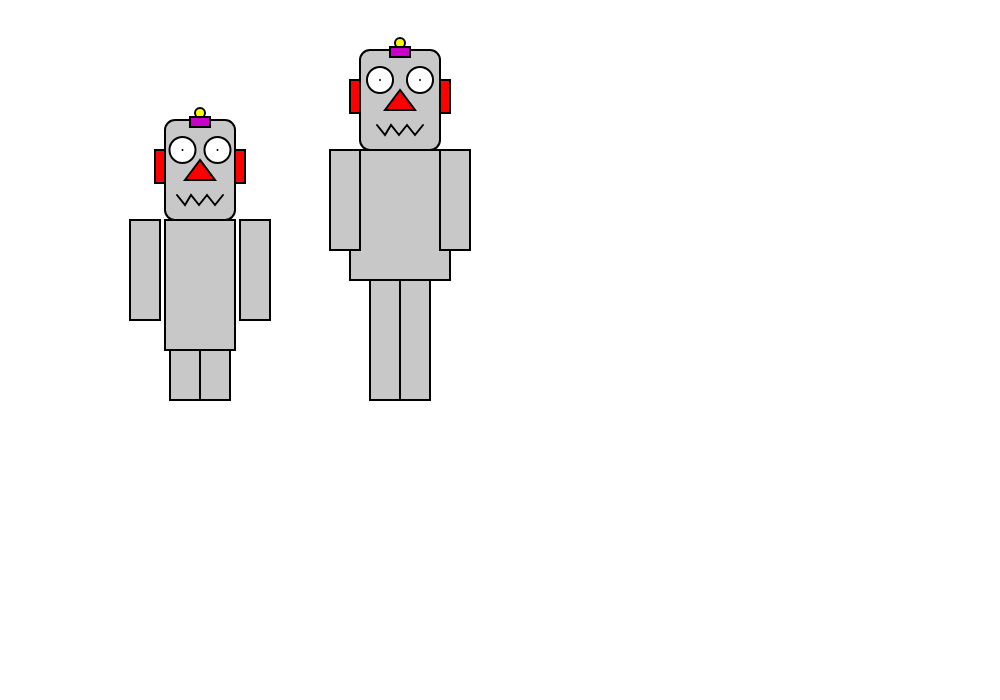
Frame 1 (no input)
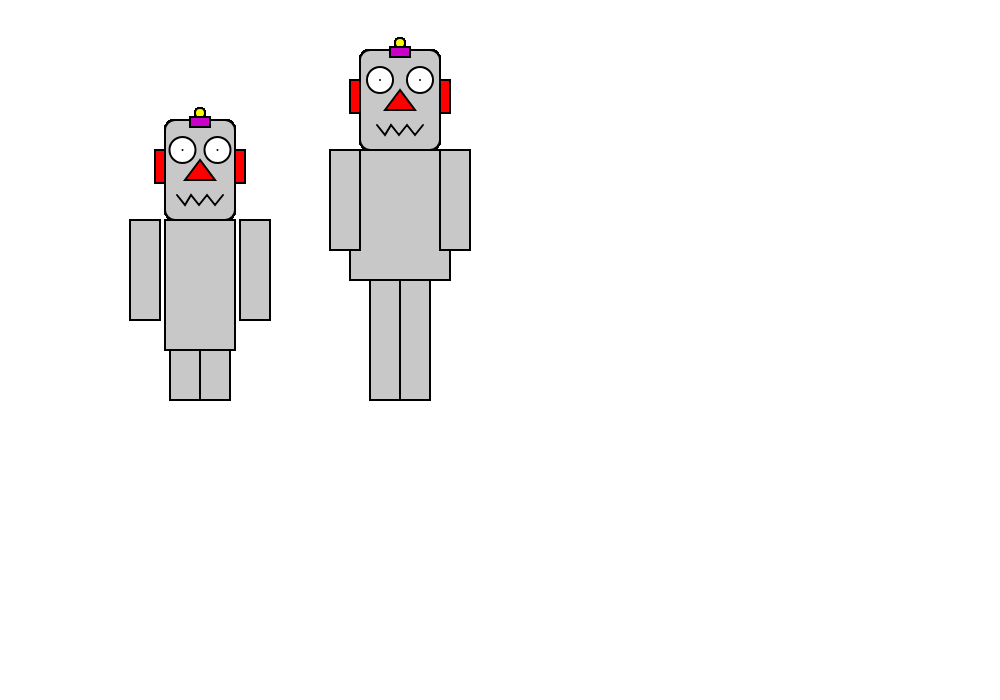
Frame 60 (no input)
Frame 120 (the mouse pressed at the canvas centre since frame 60): identical to frame 60, image omitted

The p5.js sketch that drew these frames (run headless with seeded random() and noise() and a simulated clock; from frame 60 on, the mouse is pressed at the canvas centre):

// p5.js sketch
// ── sketch.js
//Hack it - we are the robot family

//TASK 1. modify the code so that all three robots are drawn
//TASK 2. try changing the numbers to create your robot family
//TASK 3. create more arrays and use the values in them to add more variation to the robots

var robotWidths;
var robotHeights;
var headWidths;

function setup() {
  //create a canvas for the robot
  createCanvas(1000, 700);
  robotWidths = [70, 100, 150];
  robotHeights = [50, 120, 110];
  headWidths = [0.7, 0.8, 1.2];
}

function draw() {
  strokeWeight(2);
  translate(0, 400);

  //ROBOT 1
  translate(200, 0);

  fill(200);
  rect(-robotWidths[0] / 2, -robotHeights[0] - 130, robotWidths[0], 130);
  rect(-70, -robotHeights[0] - 130, 30, 100);
  rect(40, -robotHeights[0] - 130, 30, 100);
  rect(-30, -robotHeights[0], 30, robotHeights[0]);
  rect(0, -robotHeights[0], 30, robotHeights[0]);

  //robot heads
  fill(200);
  rect(
    -50 * headWidths[0],
    -robotHeights[0] - 230,
    100 * headWidths[0],
    100,
    10
  );

  //ears
  fill(255, 0, 0);
  rect(-50 * headWidths[0] - 10, -robotHeights[0] - 200, 10, 33);
  rect(50 * headWidths[0], -robotHeights[0] - 200, 10, 33);

  //robots' antennas
  fill(250, 250, 0);
  ellipse(0, -robotHeights[0] - 237, 10, 10);
  fill(200, 0, 200);
  rect(-10, -robotHeights[0] - 233, 20, 10);

  //robot's eyes
  fill(255);
  ellipse(-25 * headWidths[0], -robotHeights[0] - 200, 26, 26);
  point(-25 * headWidths[0], -robotHeights[0] - 200);
  ellipse(25 * headWidths[0], -robotHeights[0] - 200, 26, 26);
  point(25 * headWidths[0], -robotHeights[0] - 200);

  //robots' nose
  fill(255, 0, 0);
  triangle(
    0,
    -robotHeights[0] - 190,
    -15,
    -robotHeights[0] - 170,
    15,
    -robotHeights[0] - 170
  );

  //robot mouth
  noFill();
  beginShape();
  vertex(-23, -robotHeights[0] - 155);
  vertex(-15, -robotHeights[0] - 145);
  vertex(-9, -robotHeights[0] - 155);
  vertex(-1, -robotHeights[0] - 145);
  vertex(7, -robotHeights[0] - 155);
  vertex(15, -robotHeights[0] - 145);
  vertex(23, -robotHeights[0] - 155);
  endShape();

  //ROBOT 2
  translate(200, 0);

  fill(200);
  rect(-robotWidths[1] / 2, -robotHeights[1] - 130, robotWidths[1], 130);
  rect(-70, -robotHeights[1] - 130, 30, 100);
  rect(40, -robotHeights[1] - 130, 30, 100);
  rect(-30, -robotHeights[1], 30, robotHeights[1]);
  rect(0, -robotHeights[1], 30, robotHeights[1]);

  //robot heads
  fill(200);
  rect(
    -50 * headWidths[1],
    -robotHeights[1] - 230,
    100 * headWidths[1],
    100,
    10
  );

  //ears
  fill(255, 0, 0);
  rect(-50 * headWidths[1] - 10, -robotHeights[1] - 200, 10, 33);
  rect(50 * headWidths[1], -robotHeights[1] - 200, 10, 33);

  //robots' antennas
  fill(250, 250, 0);
  ellipse(0, -robotHeights[1] - 237, 10, 10);
  fill(200, 0, 200);
  rect(-10, -robotHeights[1] - 233, 20, 10);

  //robot's eyes
  fill(255);
  ellipse(-25 * headWidths[1], -robotHeights[1] - 200, 26, 26);
  point(-25 * headWidths[1], -robotHeights[1] - 200);
  ellipse(25 * headWidths[1], -robotHeights[1] - 200, 26, 26);
  point(25 * headWidths[1], -robotHeights[1] - 200);

  //robots' nose
  fill(255, 0, 0);
  triangle(
    0,
    -robotHeights[1] - 190,
    -15,
    -robotHeights[1] - 170,
    15,
    -robotHeights[1] - 170
  );

  //robot mouth
  noFill();
  beginShape();
  vertex(-23, -robotHeights[1] - 155);
  vertex(-15, -robotHeights[1] - 145);
  vertex(-9, -robotHeights[1] - 155);
  vertex(-1, -robotHeights[1] - 145);
  vertex(7, -robotHeights[1] - 155);
  vertex(15, -robotHeights[1] - 145);
  vertex(23, -robotHeights[1] - 155);
  endShape();
}
